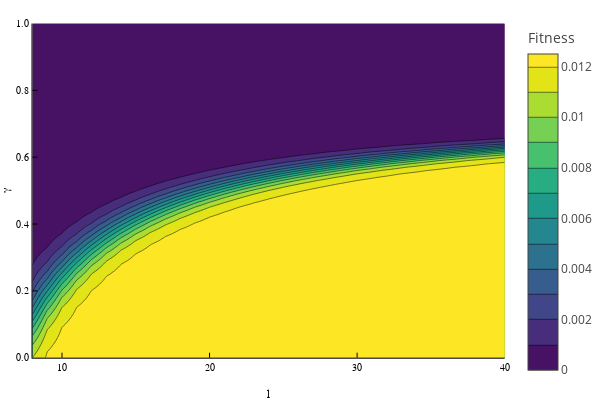

Notebook code cell kept with this figure:
### Code cell
contourf(
    l_arr, 
    g_arr, 
    f_arr, 
    color=:viridis, 
    xlabel="l", 
    ylabel="γ", 
    colorbar_title="Fitness", 
    colorbar_ticks=([])
)

### Figure 1 — Plotly figure (JSON) as saved in the notebook; plotly's stock layout.template omitted (floating-point values rounded to 4 significant figures; data arrays with more than 128 entries replaced by an {"elided": "..."} marker saying what was removed)
{"data": [{"colorbar": {"title": "Fitness"}, "colorscale": {"elided": "256x2 mixed values"}, "contours": {"coloring": "fill", "showlabels": false}, "hoverinfo": "none", "name": "", "ncontours": 17, "showlegend": false, "showscale": true, "type": "contour", "x": [8, 9, 10, 11, 12, 13, 14, 15, 16, 17, 18, 19, 20, 21, 22, 23, 24, 25, 26, 27, 28, 29, 30, 31, 32, 33, 34, 35, 36, 37, 38, 39, 40], "xaxis": "x1", "y": [0, 0.01, 0.02, 0.03, 0.04, 0.05, 0.06, 0.07, 0.08, 0.09, 0.1, 0.11, 0.12, 0.13, 0.14, 0.15, 0.16, 0.17, 0.18, 0.19, 0.2, 0.21, 0.22, 0.23, 0.24, 0.25, 0.26, 0.27, 0.28, 0.29, 0.3, 0.31, 0.32, 0.33, 0.34, 0.35, 0.36, 0.37, 0.38, 0.39, 0.4, 0.41, 0.42, 0.43, 0.44, 0.45, 0.46, 0.47, 0.48, 0.49, 0.5, 0.51, 0.52, 0.53, 0.54, 0.55, 0.56, 0.57, 0.58, 0.59, 0.6, 0.61, 0.62, 0.63, 0.64, 0.65, 0.66, 0.67, 0.68, 0.69, 0.7, 0.71, 0.72, 0.73, 0.74, 0.75, 0.76, 0.77, 0.78, 0.79, 0.8, 0.81, 0.82, 0.83, 0.84, 0.85, 0.86, 0.87, 0.88, 0.89, 0.9, 0.91, 0.92, 0.93, 0.94, 0.95, 0.96, 0.97, 0.98, 0.99, 1], "yaxis": "y1", "z": {"elided": "101x33 float values"}, "zmax": 0.0125, "zmin": 1.17e-15}], "layout": {"annotations": [], "height": 400, "legend": {"bgcolor": "rgba(227, 220, 208, 1.000)", "bordercolor": "rgba(227, 220, 208, 1.000)", "borderwidth": 1, "font": {"color": "rgba(0, 0, 0, 1.000)", "family": "sans-serif", "size": 11}, "tracegroupgap": 0, "traceorder": "normal", "x": 0.8, "xanchor": "left", "y": 0.8, "yanchor": "top"}, "margin": {"b": 20, "l": 0, "r": 0, "t": 20}, "paper_bgcolor": "rgba(255, 255, 255, 1.000)", "plot_bgcolor": "rgba(227, 220, 208, 1.000)", "showlegend": true, "width": 600, "xaxis": {"anchor": "y1", "domain": [0.06397, 0.9934], "gridcolor": "rgba(255, 255, 255, 0.100)", "gridwidth": 0.5, "linecolor": "rgba(0, 0, 0, 1.000)", "mirror": false, "range": [8, 40], "showgrid": true, "showline": true, "showticklabels": true, "tickangle": 0, "tickcolor": "rgb(0, 0, 0)", "tickfont": {"color": "rgba(0, 0, 0, 1.000)", "family": "Lucida Sans Unicode", "size": 10}, "tickmode": "array", "ticks": "inside", "ticktext": ["10", "20", "30", "40"], "tickvals": [10, 20, 30, 40], "title": "l", "titlefont": {"color": "rgba(0, 0, 0, 1.000)", "family": "Lucida Sans Unicode", "size": 11}, "type": "-", "visible": true, "zeroline": false, "zerolinecolor": "rgba(0, 0, 0, 1.000)"}, "yaxis": {"anchor": "x1", "domain": [0.06193, 0.9902], "gridcolor": "rgba(255, 255, 255, 0.100)", "gridwidth": 0.5, "linecolor": "rgba(0, 0, 0, 1.000)", "mirror": false, "range": [0, 1], "showgrid": true, "showline": true, "showticklabels": true, "tickangle": 0, "tickcolor": "rgb(0, 0, 0)", "tickfont": {"color": "rgba(0, 0, 0, 1.000)", "family": "Lucida Sans Unicode", "size": 10}, "tickmode": "array", "ticks": "inside", "ticktext": ["0.0", "0.2", "0.4", "0.6", "0.8", "1.0"], "tickvals": [0, 0.2, 0.4, 0.6, 0.8, 1], "title": "γ", "titlefont": {"color": "rgba(0, 0, 0, 1.000)", "family": "Lucida Sans Unicode", "size": 11}, "type": "-", "visible": true, "zeroline": false, "zerolinecolor": "rgba(0, 0, 0, 1.000)"}}}
